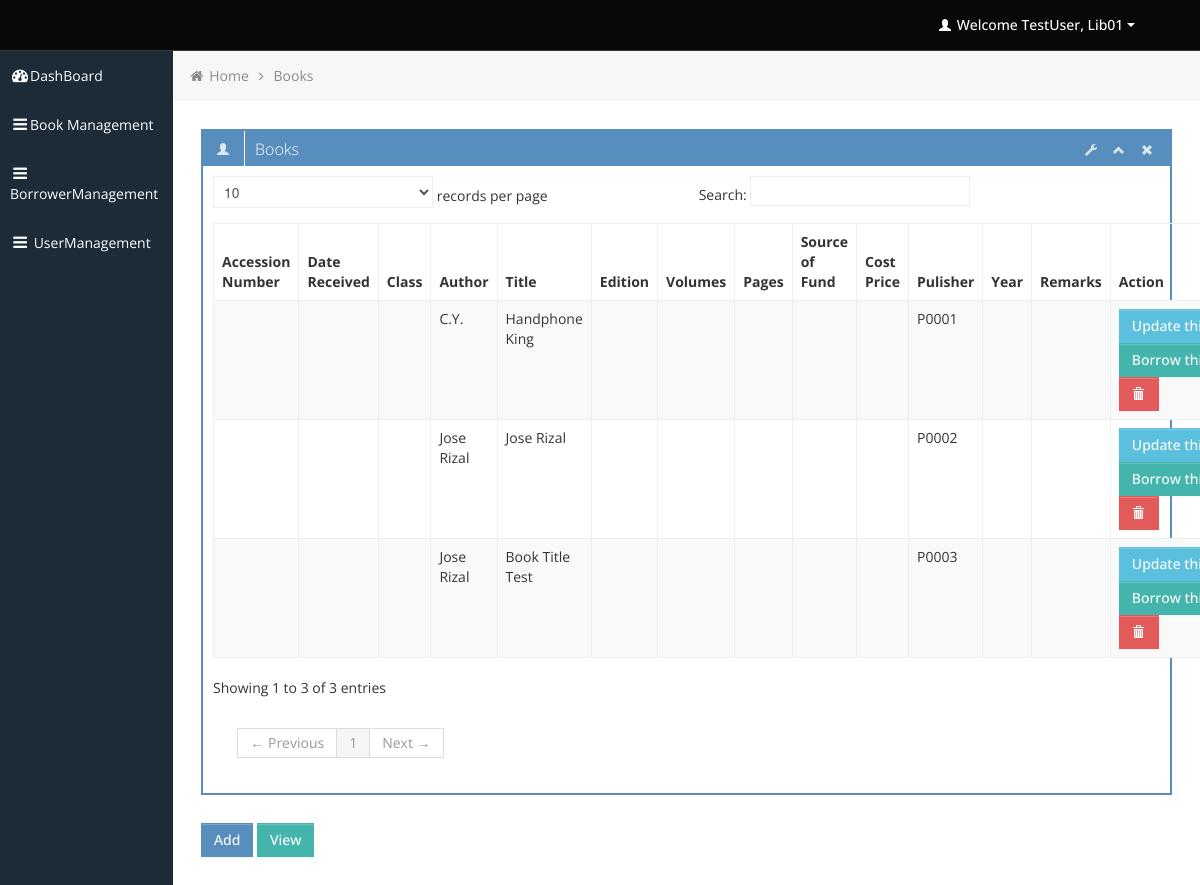
Page /admin/view_all_books.php (signed in) on the committed database.
### tables this page shows
CREATE TABLE `tbl_books` (
  `id` int(5) UNSIGNED ZEROFILL NOT NULL,
  `bookIsbn` varchar(100) NOT NULL,
  `bookTitle` varchar(100) NOT NULL,
  `bookAuthor` varchar(100) NOT NULL,
  `pubisherID` varchar(100) NOT NULL,
  `bookLanguage` varchar(100) NOT NULL,
  `bookCategory` varchar(100) NOT NULL,
  `bookDescription` varchar(100) NOT NULL,
  `book_status` varchar(20) NOT NULL DEFAULT 'Available'
);

### admin/functions/function.php (called while the page is built, shortened)
<?php
	function get_header(){
		require_once("includes/header.php");
	}
	function get_bread_two(){
		require_once("includes/breadcumb_two.php");
	}
	function get_sidebar(){
		require_once("includes/sidebar.php");
	}
 	function get_footer(){
		require_once("includes/footer.php");
	}
?>

### admin/view_all_books.php (the view, shortened to what this page needs)
<?php
	require_once("functions/function.php");
	get_header();
?>
			<div class="row-fluid sortable">
				<div class="box span12">
					<div class="box-header" data-original-title>
						<h2><i class="halflings-icon white user"></i><span class="break"></span>Books</h2>
						<div class="box-icon">
							<a href="#" class="btn-setting"><i class="halflings-icon white wrench"></i></a>
							<a href="#" class="btn-minimize"><i class="halflings-icon white chevron-up"></i></a>
							<a href="#" class="btn-close"><i class="halflings-icon white remove"></i></a>
						</div>
					</div>
					<div class="box-content">
						<table class="table table-striped table-bordered bootstrap-datatable datatable">
						  <thead>
							  <tr>
								  <th>Accession Number</th>
								  <th>Date Received</th>
								  <th>Class</th>
								  <th>Author</th>
                                  <th>Title</th>
                                  <th>Edition</th>
                                  <th>Volumes</th>
                                  <th>Pages</th>
                                  <th>Source of Fund</th>
                                  <th>Cost Price</th>
                                  <th>Pulisher</th>
                                  <th>Year</th>
                                  <th>Remarks</th>
                                  <th>Action</th>
							  </tr>
						  </thead>
						  <tbody>
							<?php
								include("includes/connection.php");
								$sql = "SELECT *  FROM tbl_books ORDER BY id";
								$result=mysqli_query($connect, $sql);
							while ($row=mysqli_fetch_array($result))
							{ ?>
							<tr>
								<td><?php echo $row['AccessionNumber']; ?></td>
								<td><?php echo $row['DateRecieved']; ?></td>
                                <td><?php echo $row['Class']; ?></td>
								<td><?php echo $row['bookAuthor']?></td>
								<td><?php echo $row['bookTitle']?></td>
								<td><?php echo $row['Edition']?></td>
								<td><?php echo $row['Volume']?></td>
								<td><?php echo $row['Pages']?></td>
								<td><?php echo $row['SourceOfFund']?></td>
								<td><?php echo $row['CostPrice']?></td>
								<td><?php echo $row['pubisherID']?></td>
								<td><?php echo $row['YearBook']?></td>
								<td><?php echo $row['Remarks']?></td>
								<td class="center">
									<a class="btn btn-info" href="edit_book.php?bID=<?php echo $row['id']; ?>">
										Update this book
									</a>
									<a class="btn btn-success" href="borrow_book.php?bID=<?php echo $row['id']; ?>">
									Borrow this book
									</a>
									<a class="btn btn-danger" onclick="return confirmDel()" href="#">
										<i class="halflings-icon white trash"></i>
									</a>
								</td>
							</tr>
							<?php
							   }
							?>
						  </tbody>
					  </table>
					</div>
				</div>
				<a class="btn btn-primary" href="add_new_book.php">Add</a> <a class="btn btn-success" href="view_book.php">View</a>
			</div>

### admin/includes/header.php (shortened to what this page needs)
<?php
  $id = $_SESSION['LOGIN'];
include "../include/dbconn.php";
$sql = "SELECT lname, fname FROM admin where id = $id";
            $result = $connect->query($sql);
            while($row = $result->fetch_assoc()){
              	$lname = $row['lname'];
				$fname = $row['fname'];
            }
?>
<!DOCTYPE html>
<html lang="en">
<head>
	<link id="bootstrap-style" href="css/bootstrap.min.css" rel="stylesheet">
	<link href="css/bootstrap-responsive.min.css" rel="stylesheet">
	<link id="base-style" href="css/style.css" rel="stylesheet">
	<link id="base-style-responsive" href="css/style-responsive.css" rel="stylesheet">
	<link rel="stylesheet" href="../../plugins/morris/morris.css">
</head>
<body>
	<div class="navbar">
		<div class="navbar-inner">
			<div class="container-fluid">
				<a class="brand" href="index.html"><span> </span></a>
				<div class="nav-no-collapse header-nav">
					<ul class="nav pull-right">
						<li class="dropdown">
							<a class="btn dropdown-toggle" data-toggle="dropdown" href="#">
								<i class="halflings-icon white user"></i> <?php echo "Welcome  ".$lname.", ".$fname ?>
								<span class="caret"></span>
							</a>
						</li>
					</ul>
				</div>
			</div>
		</div>
	</div>

### admin/css/halflings.css (style rules this page uses)
html, html .halflings { -webkit-font-smoothing: antialiased !important; }
.halflings-icon { display: inline-block; width: 14px; height: 14px; line-height: 14px; vertical-align: text-top; background-image: url(../img/glyphicons_halflings.svg); background-position: 0 0; background-repeat: no-repeat; vertical-align: top; *display: inline; *zoom: 1; *margin-right: .3em; }
.halflings-icon.white { background-image: url(../img/glyphicons_halflings-white.svg); }
.halflings-icon.user { background-position: -168px 0; }
.halflings-icon.remove { background-position: -312px 0; }
.halflings-icon.trash { background-position: -456px 0; }
.halflings-icon.chevron-up { background-position: -288px -120px; }
.halflings-icon.wrench { background-position: -360px -144px; }

### rows in the picture
tbl_books: bookAuthor "C.Y.", bookTitle "Handphone King", pubisherID "P0001"
tbl_books: bookAuthor "Jose Rizal", bookTitle "Jose Rizal", pubisherID "P0002"
tbl_books: bookAuthor "Jose Rizal", bookTitle "Book Title Test", pubisherID "P0003"

### other values in the picture
$lname "TestUser"
$fname "Lib01"
